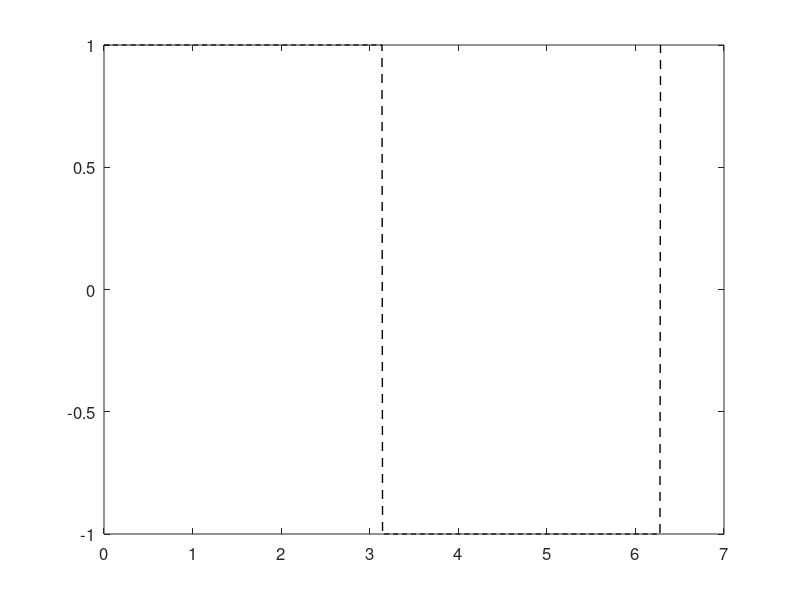

Write MATLAB code to recreate this figure. (Note: this script raises an error after producing the figure.)
%% generateWikiFigures.m
% Script to generate illustrative figures for the PhasorArray Toolbox Wiki.
% Figures are saved in docs/wiki_assets/ with transparent backgrounds and SVG format.

clear; clc; close all;

% --- Setup Paths & Folder ---
assetDir = fullfile('docs', 'wiki_assets');
if ~exist(assetDir, 'dir')
    mkdir(assetDir);
end

% Set default figure properties for professional look
set(0, 'DefaultFigureColor', 'w');
set(0, 'DefaultAxesFontSize', 12);
set(0, 'DefaultLineLineWidth', 1.5);

fprintf('Starting Wiki Figure Generation...\n');

%% --- Figure A: Reconstruction (Phasor vs Time) ---
fprintf('Generating Figure A: Reconstruction Comparison (SVG)...\n');
T_sig = 2*pi;
t = linspace(0, T_sig, 1000);
y_true = square(t);

h_list = [1, 3, 10, 40, 120];
colors = lines(length(h_list));

figA = figure('Name', 'reconstruction_comparison', 'Position', [100 100 800 450]);
set(gcf, 'Color', 'none');
plot(t, y_true, 'k--', 'DisplayName', 'Original (Square)', 'LineWidth', 1);
hold on;

for i = 1:length(h_list)
    h = h_list(i);
    % build Ak as positive harmonics (index 1 = harmonic 1)
    Ak = zeros(1, 1, h + 1);
    for k = 1:2:h
        Ak(1, 1, k) = -2j / (pi*k);
    end
    pA = PhasorArray(0, Ak, 'isreal', true);
    y_rec = evalTime(pA, T_sig, t);
    plot(t, squeeze(y_rec), 'Color', colors(i,:), ...
        'DisplayName', sprintf('h = %d', h));
end

xlabel('Time [s]'); ylabel('Amplitude');
title('Time-Domain Reconstruction vs. Harmonic Order');
legend('Location', 'bestoutside'); grid on;
exportgraphics(figA, fullfile(assetDir, 'reconstruction_h_comparison.svg'), 'BackgroundColor', 'none', 'ContentType', 'vector');


%% --- Figure B: Spectral Decay (Random Signal) ---
fprintf('Generating Figure B: Spectral Decay (SVG)...\n');
h_spec = 15;
A_pos = (rand(1, 1, h_spec+1) + 1i*rand(1, 1, h_spec+1)) .* exp(-0.3*(0:h_spec));
pA_spec = PhasorArray(A_pos(1,1,1), A_pos(1,1,2:end), 'isreal', true);

figB = figure('Name', 'spectral_decay', 'Position', [100 100 600 400]);
set(gcf, 'Color', 'none');
stem(pA_spec);
xlabel('Harmonic Order'); ylabel('|A_k|');
title('Harmonic Spectrum (Spectral Decay)');
grid on;
exportgraphics(figB, fullfile(assetDir, 'spectral_decay.svg'), 'BackgroundColor', 'none', 'ContentType', 'vector');


%% --- Figure C1: Toeplitz Structure (Spy) ---
fprintf('Generating Figure C1: Toeplitz Spy (SVG)...\n');
Ar = PhasorArray.random(3, 3, 5); 
h_tb = 5;
TBM = Ar.T_tb(h_tb);

figC1 = figure('Name', 'toeplitz_spy', 'Position', [100 100 500 500]);
set(gcf, 'Color', 'none');
spy(TBM);
title(sprintf('Toeplitz Block Matrix Structure (h=%d, n=3)', h_tb));
xlabel('Column Index'); ylabel('Row Index');
exportgraphics(figC1, fullfile(assetDir, 'toeplitz_structure_spy.svg'), 'BackgroundColor', 'none', 'ContentType', 'vector');


%% --- Figure C2: Toeplitz BarSurf ---
fprintf('Generating Figure C2: Toeplitz BarSurf (SVG)...\n');
figC2 = figure('Name', 'toeplitz_barsurf', 'Position', [100 100 600 500]);
set(gcf, 'Color', 'none');
barsurf(abs(double(TBM)));
colorbar
title(sprintf('Toeplitz Magnitude Map (h=%d, n=3)', h_tb));
xlim([-1 (2*h_tb+1)*3+1]);
ylim([-1 (2*h_tb+1)*3+1]);
view([-0 90])
exportgraphics(figC2, fullfile(assetDir, 'toeplitz_structure_barsurf.svg'), 'BackgroundColor', 'none', 'ContentType', 'vector');


%% --- Figure C3: Time-Domain Evaluation of Ar ---
fprintf('Generating Figure C3: Time Plot of Ar (SVG)...\n');
figC3 = figure('Name', 'time_plot_Ar', 'Position', [100 100 600 400]);
set(gcf, 'Color', 'none');
plot(Ar);
title('Time-Domain Evaluation of A(t) (T=1)');
grid on;
exportgraphics(figC3, fullfile(assetDir, 'time_domain_evaluation_Ar.svg'), 'BackgroundColor', 'none', 'ContentType', 'vector');


%% --- Figure C4: Harmonic Stem Plot of Ar ---
fprintf('Generating Figure C4: Stem Plot of Ar (SVG)...\n');
figC4 = figure('Name', 'stem_plot_Ar', 'Position', [100 100 600 400]);
set(gcf, 'Color', 'none');
stem(Ar);
title('Stem Plot of A(t) Harmonics');
grid on;
exportgraphics(figC4, fullfile(assetDir, 'harmonic_spectrum_stem_Ar.svg'), 'BackgroundColor', 'none', 'ContentType', 'vector');


%% --- Figure D: Harmonic Transfer (DC Gain) ---
fprintf('Generating Figure D: Harmonic Transfer DC Gain (SVG)...\n');
t_sys = 2*pi;
A0 = [-0.1 1; -1 -0.1];
A1 = [0 0.5; 0.5 0];
pA_sys = PhasorArray(A0, A1, 'isreal', true);
B = [0; 1];
C = [1 0];
sys = PhasorSS(pA_sys, B, C, 0, t_sys);

figD = figure('Name', 'harmonic_transfer', 'Position', [100 100 700 500]);
set(gcf, 'Color', 'none');
h_dc = 5;
hmqDcGain(sys, h_dc, t_sys);
colorbar
title(sprintf('DC Gain (Effective Transfer, h=%d)', h_dc));
view([-0 90])
exportgraphics(figD, fullfile(assetDir, 'harmonic_transfer_dcgain.svg'), 'BackgroundColor', 'none', 'ContentType', 'vector');


%% --- Figure E: Gibbs Effect (GIF) ---
fprintf('Generating Figure E: Gibbs Effect Animation (GIF)...\n');
gifFilename = fullfile(assetDir, 'gibbs_effect_animation.gif');
figE = figure('Name', 'gibbs_gif', 'Position', [100 100 600 450]);

h_gif_list = unique(floor(logspace(0, 3, 30)));

for i = 1:length(h_gif_list)
    h = h_gif_list(i);
    Ak = zeros(1, 1, h + 1);
    for k = 1:2:h
        Ak(1, 1, k) = -2j / (pi*k);
    end
    pA = PhasorArray(0, Ak, 'isreal', true);
    y_rec = evalTime(pA, T_sig, t);
    
    plot(t, y_true, 'k--', 'LineWidth', 1); hold on;
    plot(t, squeeze(y_rec), 'r', 'LineWidth', 2);
    title(sprintf('Gibbs Effect Reconstruction (h = %d)', h));
    xlabel('Time [s]'); ylabel('Amplitude');
    ylim([-1.5 1.5]); grid on;
    hold off;
    
    frame = getframe(figE);
    im = frame2im(frame);
    [imind, cm] = rgb2ind(im, 256);
    
    if i == 1
        imwrite(imind, cm, gifFilename, 'gif', 'Loopcount', inf, 'DelayTime', 0.2);
    else
        imwrite(imind, cm, gifFilename, 'gif', 'WriteMode', 'append', 'DelayTime', 0.1);
    end
end

fprintf('All assets generated successfully in %s\n', assetDir);
